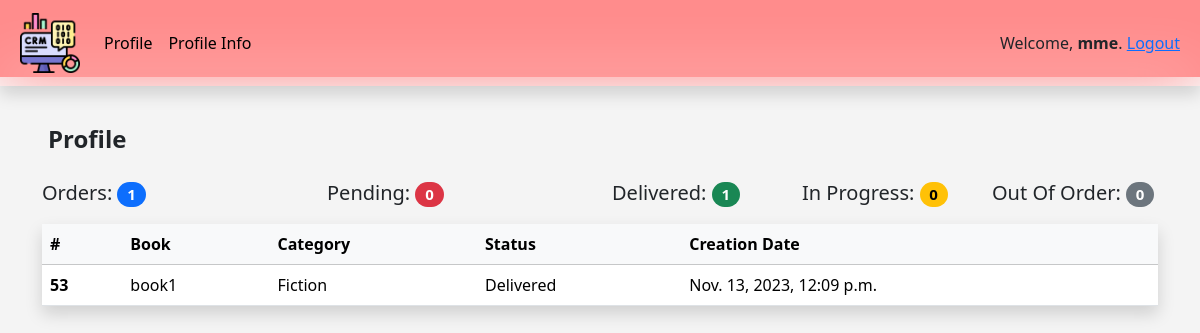
The app's page /user/ (signed in) with its own data.
### bookstore/models.py (models this page shows, shortened)
class Order(models.Model):
    STATUS = (('Pending','Pending'),
              ('Delivered','Delivered'),
              ('In Progress','In Progress'),
              ('Out of order','Out of order'))
    customer = models.ForeignKey(Customer, on_delete=models.CASCADE)
    book = models.ForeignKey(Book, on_delete=models.CASCADE)
    creation_date = models.DateTimeField(auto_now_add=True)
    status = models.CharField(max_length=100, choices=STATUS)
    def __str__(self):
        return self.status

class Book(models.Model):
    CATEGORY = (('Fiction','Fiction'),
              ('Historical Fiction','Historical Fiction'),
              ('Mystery','Mystery'),
              ('Fantasy','Fantasy'),
              ('Horror','Horror'),)
    name = models.CharField(max_length=100)
    author = models.CharField(max_length=100)
    price = models.FloatField()
    category = models.CharField(max_length=100, choices=CATEGORY)
    description = models.TextField(max_length=1024)
    tag = models.ManyToManyField(Tag)
    creation_date = models.DateTimeField(auto_now_add=True)

### bookstore/decorators.py (the view)
        def wrapper(request, *args, **kwargs):
            group = None
            if request.user.groups.exists():
                group = request.user.groups.all()[0].name
            print(group)
            if group in user_group or request.user.is_staff :
                    return func(request, *args, **kwargs)
            elif group == 'customer':
                   return redirect('user_profile')

### bookstore/views.py (called while the page is built)
@login_required(login_url='login')
@allowed_users(['customer'])
def user_profile(request):
    customer_orders = request.user.customer.order_set.all()
    print(customer_orders)
    total_orders = customer_orders.count()
    print(total_orders)
    pending_orders = customer_orders.filter(status='Pending').count()
    delivered_orders = customer_orders.filter(status='Delivered').count()
    in_progress_orders = customer_orders.filter(status='In Progress').count()
    out_of_orders = customer_orders.filter(status='Out of order').count()
    context = {'customer_orders': customer_orders , 'total_orders' : total_orders,
               'pending_orders' : pending_orders, 'delivered_orders' : delivered_orders,
               'in_progress_orders' : in_progress_orders,'out_of_orders' : out_of_orders}
    return render(request, 'bookstore/profile.html', context)

### bookstore/templates/bookstore/profile.html (shortened to what this page needs)
{% extends "bookstore/main.html" %}
{% load static %}
{% block content %}
<h5 class= "pt-5 ps-5 fs-4 fw-bold">Profile </h5>
<div class="container fs-5 pt-3 pb-3">
    <div class="row  align-items-start">
      <div class="col">
        Orders: <span class="badge rounded-pill text-bg-primary"> {{total_orders}}</span>
      </div>
      <div class="col-md-3 offset-md-1">
        Pending: <span class="badge rounded-pill text-bg-danger">{{pending_orders}} </span>
       </div>
      <div class="col">
        Delivered:   <span class="badge rounded-pill text-bg-success"> {{delivered_orders}} </span>
      </div>
      <div class="col">
        In Progress: <span class="badge rounded-pill text-bg-warning"> {{in_progress_orders}} </span>
       </div>
      <div class="col">
        Out Of Order: <span class="badge rounded-pill text-bg-secondary"> {{out_of_orders}} </span>
      </div>
    </div>
</div>
<div class="container">
<table class="table shadow">
    <thead class="table-light">
      <tr>
        <th scope="col">#</th>
        <th scope="col">Book</th>
        <th scope="col">Category</th>
        <th scope="col">Status</th>
        <th scope="col">Creation Date</th>
      </tr>
    </thead>
    <tbody>
        {% for item in customer_orders%}
        <tr>
            <th scope="row">{{item.pk}}</th>
            <td>{{item.book.name}}</td>
            <td>{{item.book.category}}</td>
            <td>{{item.status}}</td>
            <td>{{item.creation_date}}</td>
        </tr>
      {% endfor %}
    </tbody>
  </table>
{% endblock content %}

### bookstore/templates/bookstore/navbar.html (shortened to what this page needs)
{% load static %}
<div class=" " style="background: red;
background-image: url('https://htmlcolorcodes.com/assets/images/html-color-codes-color-tutorials.jpg');
height: 77px;
background-position: center center;
background-size: cover;">
<nav class="navbar navbar-expand-lg  shadow p-2   " style="background: hsla(0, 0%, 100%, 0.55);
backdrop-filter: blur(30px);" >
    <div class="container-fluid ">
      <a class="navbar-brand" href="{% url 'home' %}"><img src="{% static '/assets/crm (3).png'%}" alt="Bootstrap" width="60" height="60"></a>
      <div class="collapse navbar-collapse" id="navbarSupportedContent">
        <ul class="navbar-nav me-auto mb-2 mb-lg-0">
          {% if  user.groups.all.0.name == 'customer' and user.is_authenticated %}
          <li class="nav-item">
            <a class="nav-link active" aria-current="page" href="{% url 'user_profile'%}">Profile</a>
          </li>
          <li class="nav-item">
            <a class="nav-link active" aria-current="page" href="{% url 'profile_info'%}">Profile Info</a>
          </li>
          {% endif %}
        </ul>
        {% if user.is_authenticated %}
          <div>
            Welcome, <strong>{{request.user}}</strong>. <a class="active" href="{% url 'logout'%}">
               Logout </a>
          </div>
        {% else %}
          <div>
           <a class="active" href="{% url 'login'%}"> <strong>Login</strong> </a>
          </div>
        {% endif %}
      </div>
    </div>
  </nav>
</div>

### static/css/style.css (style rules this page uses)
.body { background-color: rgb(244, 244, 244) !important; }

### records on screen
Order: pk "53", book.name "book1", book.category "Fiction", status "Delivered", creation_date "Nov. 13, 2023, 12:09 p.m."

### other values on screen
{{ request.user }} "mme"
{{ total_orders }} "1"
{{ pending_orders }} "0"
{{ delivered_orders }} "1"
{{ in_progress_orders }} "0"
{{ out_of_orders }} "0"
